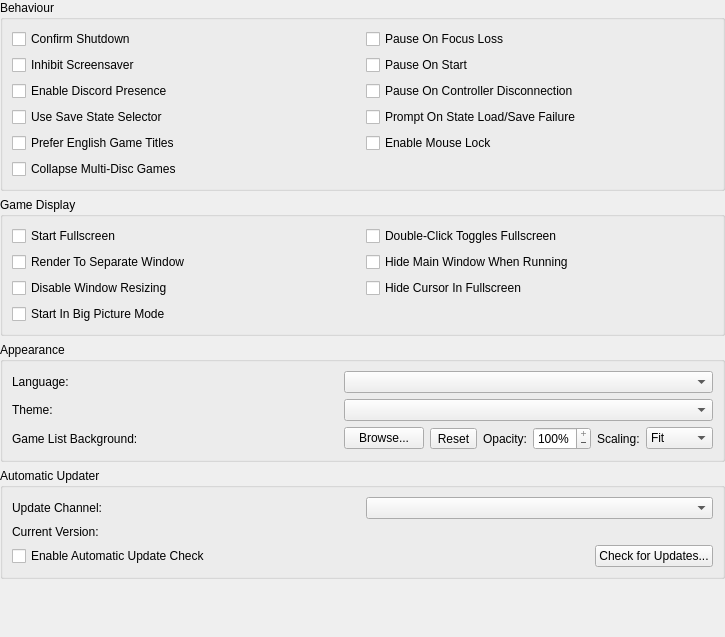
<?xml version="1.0" encoding="UTF-8"?>
<ui version="4.0">
 <class>InterfaceSettingsWidget</class>
 <widget class="QWidget" name="InterfaceSettingsWidget">
  <property name="geometry">
   <rect>
    <x>0</x>
    <y>0</y>
    <width>725</width>
    <height>637</height>
   </rect>
  </property>
  <layout class="QVBoxLayout" name="verticalLayout">
   <property name="leftMargin">
    <number>0</number>
   </property>
   <property name="topMargin">
    <number>0</number>
   </property>
   <property name="rightMargin">
    <number>0</number>
   </property>
   <property name="bottomMargin">
    <number>0</number>
   </property>
   <item>
    <widget class="QGroupBox" name="behaviourGroup">
     <property name="title">
      <string>Behaviour</string>
     </property>
     <layout class="QGridLayout" name="formLayout_4">
      <item row="1" column="0">
       <widget class="QCheckBox" name="inhibitScreensaver">
        <property name="text">
         <string>Inhibit Screensaver</string>
        </property>
       </widget>
      </item>
      <item row="0" column="1">
       <widget class="QCheckBox" name="pauseOnFocusLoss">
        <property name="text">
         <string>Pause On Focus Loss</string>
        </property>
       </widget>
      </item>
      <item row="0" column="0">
       <widget class="QCheckBox" name="confirmShutdown">
        <property name="text">
         <string>Confirm Shutdown</string>
        </property>
       </widget>
      </item>
      <item row="3" column="0">
       <widget class="QCheckBox" name="savestateSelector">
        <property name="text">
         <string>Use Save State Selector</string>
        </property>
       </widget>
      </item>
      <item row="2" column="0">
       <widget class="QCheckBox" name="discordPresence">
        <property name="text">
         <string>Enable Discord Presence</string>
        </property>
       </widget>
      </item>
      <item row="1" column="1">
       <widget class="QCheckBox" name="pauseOnStart">
        <property name="text">
         <string>Pause On Start</string>
        </property>
       </widget>
      </item>
      <item row="2" column="1">
       <widget class="QCheckBox" name="pauseOnControllerDisconnection">
        <property name="text">
         <string>Pause On Controller Disconnection</string>
        </property>
       </widget>
      </item>
      <item row="3" column="1">
       <widget class="QCheckBox" name="promptOnStateLoadSaveFailure">
        <property name="text">
         <string>Prompt On State Load/Save Failure</string>
        </property>
       </widget>
      </item>
      <item row="5" column="0" colspan="2">
       <widget class="QCheckBox" name="collapseMultiDisc">
        <property name="text">
         <string>Collapse Multi-Disc Games</string>
        </property>
       </widget>
      </item>
      <item row="4" column="0">
       <widget class="QCheckBox" name="preferEnglishGameList">
        <property name="text">
         <string>Prefer English Game Titles</string>
        </property>
       </widget>
      </item>
      <item row="4" column="1">
       <widget class="QCheckBox" name="mouseLock">
        <property name="text">
         <string>Enable Mouse Lock</string>
        </property>
       </widget>
      </item>
     </layout>
    </widget>
   </item>
   <item>
    <widget class="QGroupBox" name="gameDisplayGroup">
     <property name="title">
      <string>Game Display</string>
     </property>
     <layout class="QGridLayout" name="gridLayout_3">
      <item row="0" column="0">
       <widget class="QCheckBox" name="startFullscreen">
        <property name="text">
         <string>Start Fullscreen</string>
        </property>
       </widget>
      </item>
      <item row="0" column="1">
       <widget class="QCheckBox" name="doubleClickTogglesFullscreen">
        <property name="text">
         <string>Double-Click Toggles Fullscreen</string>
        </property>
       </widget>
      </item>
      <item row="1" column="0">
       <widget class="QCheckBox" name="renderToSeparateWindow">
        <property name="text">
         <string>Render To Separate Window</string>
        </property>
       </widget>
      </item>
      <item row="1" column="1">
       <widget class="QCheckBox" name="hideMainWindow">
        <property name="text">
         <string>Hide Main Window When Running</string>
        </property>
       </widget>
      </item>
      <item row="2" column="0">
       <widget class="QCheckBox" name="disableWindowResizing">
        <property name="text">
         <string>Disable Window Resizing</string>
        </property>
       </widget>
      </item>
      <item row="2" column="1">
       <widget class="QCheckBox" name="hideMouseCursor">
        <property name="text">
         <string>Hide Cursor In Fullscreen</string>
        </property>
       </widget>
      </item>
      <item row="3" column="0">
       <widget class="QCheckBox" name="startFullscreenUI">
        <property name="text">
         <string>Start In Big Picture Mode</string>
        </property>
       </widget>
      </item>
     </layout>
    </widget>
   </item>
   <item>
    <widget class="QGroupBox" name="appearancesGroup">
     <property name="title">
      <string>Appearance</string>
     </property>
     <layout class="QGridLayout" name="gridLayout">
      <item row="1" column="1">
       <widget class="QComboBox" name="theme"/>
      </item>
      <item row="0" column="0">
       <widget class="QLabel" name="languageLabel">
        <property name="text">
         <string>Language:</string>
        </property>
        <property name="buddy">
         <cstring>language</cstring>
        </property>
       </widget>
      </item>
      <item row="0" column="1">
       <widget class="QComboBox" name="language"/>
      </item>
      <item row="1" column="0">
       <widget class="QLabel" name="themeLabel">
        <property name="text">
         <string>Theme:</string>
        </property>
        <property name="buddy">
         <cstring>theme</cstring>
        </property>
       </widget>
      </item>
      <item row="2" column="0">
       <widget class="QLabel" name="backgroundLabel">
        <property name="text">
         <string>Game List Background:</string>
        </property>
        <property name="buddy">
         <cstring>backgroundBrowse</cstring>
        </property>
       </widget>
      </item>
      <item row="2" column="1">
       <layout class="QHBoxLayout" name="backgroundPathLayout">
        <item>
         <widget class="QPushButton" name="backgroundBrowse">
          <property name="sizePolicy">
           <sizepolicy hsizetype="Fixed" vsizetype="Fixed">
            <horstretch>0</horstretch>
            <verstretch>0</verstretch>
           </sizepolicy>
          </property>
          <property name="text">
           <string>Browse...</string>
          </property>
         </widget>
        </item>
        <item>
         <widget class="QToolButton" name="backgroundReset">
          <property name="text">
           <string>Reset</string>
          </property>
          <property name="icon">
           <iconset theme="trash-fill"/>
          </property>
         </widget>
        </item>
        <item>
         <widget class="QLabel" name="backgroundOpacityLabel">
          <property name="sizePolicy">
           <sizepolicy hsizetype="Fixed" vsizetype="Preferred">
            <horstretch>0</horstretch>
            <verstretch>0</verstretch>
           </sizepolicy>
          </property>
          <property name="text">
           <string>Opacity:</string>
          </property>
          <property name="buddy">
           <cstring>backgroundOpacity</cstring>
          </property>
         </widget>
        </item>
        <item>
         <widget class="QSpinBox" name="backgroundOpacity">
          <property name="buttonSymbols">
           <enum>QAbstractSpinBox::ButtonSymbols::PlusMinus</enum>
          </property>
          <property name="showGroupSeparator" stdset="0">
           <bool>false</bool>
          </property>
          <property name="suffix">
           <string notr="true">%</string>
          </property>
          <property name="minimum">
           <number>0</number>
          </property>
          <property name="maximum">
           <number>100</number>
          </property>
          <property name="singleStep">
           <number>5</number>
          </property>
          <property name="value">
           <number>100</number>
          </property>
         </widget>
        </item>
        <item>
         <widget class="QLabel" name="backgroundScaleLabel">
          <property name="sizePolicy">
           <sizepolicy hsizetype="Fixed" vsizetype="Preferred">
            <horstretch>0</horstretch>
            <verstretch>0</verstretch>
           </sizepolicy>
          </property>
          <property name="text">
           <string>Scaling:</string>
          </property>
          <property name="buddy">
           <cstring>backgroundScale</cstring>
          </property>
         </widget>
        </item>
        <item>
         <widget class="QComboBox" name="backgroundScale">
          <property name="sizePolicy">
           <sizepolicy hsizetype="Minimum" vsizetype="Fixed">
            <horstretch>0</horstretch>
            <verstretch>0</verstretch>
           </sizepolicy>
          </property>
          <item>
           <property name="text">
            <string>Fit</string>
           </property>
          </item>
          <item>
           <property name="text">
            <string>Fill</string>
           </property>
          </item>
          <item>
           <property name="text">
            <string>Stretch</string>
           </property>
          </item>
          <item>
           <property name="text">
            <string>Center</string>
           </property>
          </item>
          <item>
           <property name="text">
            <string>Tile</string>
           </property>
          </item>
         </widget>
        </item>
       </layout>
      </item>
     </layout>
    </widget>
   </item>
   <item>
    <widget class="QGroupBox" name="automaticUpdaterGroup">
     <property name="title">
      <string>Automatic Updater</string>
     </property>
     <layout class="QGridLayout" name="gridLayout_2">
      <item row="0" column="0">
       <widget class="QLabel" name="updaterChannelLabel">
        <property name="text">
         <string>Update Channel:</string>
        </property>
        <property name="buddy">
         <cstring>autoUpdateTag</cstring>
        </property>
       </widget>
      </item>
      <item row="1" column="1">
       <widget class="QLabel" name="autoUpdateCurrentVersion">
        <property name="text">
         <string/>
        </property>
       </widget>
      </item>
      <item row="0" column="1">
       <widget class="QComboBox" name="autoUpdateTag"/>
      </item>
      <item row="1" column="0">
       <widget class="QLabel" name="currentVersionLabel">
        <property name="text">
         <string>Current Version:</string>
        </property>
       </widget>
      </item>
      <item row="2" column="0" colspan="2">
       <layout class="QHBoxLayout" name="automaticUpdaterCheckGroup" stretch="1,0">
        <item>
         <widget class="QCheckBox" name="autoUpdateEnabled">
          <property name="text">
           <string>Enable Automatic Update Check</string>
          </property>
         </widget>
        </item>
        <item>
         <widget class="QPushButton" name="checkForUpdates">
          <property name="text">
           <string>Check for Updates...</string>
          </property>
         </widget>
        </item>
       </layout>
      </item>
     </layout>
    </widget>
   </item>
   <item>
    <spacer name="verticalSpacer">
     <property name="orientation">
      <enum>Qt::Orientation::Vertical</enum>
     </property>
     <property name="sizeHint" stdset="0">
      <size>
       <width>20</width>
       <height>0</height>
      </size>
     </property>
    </spacer>
   </item>
  </layout>
 </widget>
 <tabstops>
  <tabstop>confirmShutdown</tabstop>
  <tabstop>pauseOnFocusLoss</tabstop>
  <tabstop>inhibitScreensaver</tabstop>
  <tabstop>pauseOnStart</tabstop>
  <tabstop>discordPresence</tabstop>
  <tabstop>pauseOnControllerDisconnection</tabstop>
  <tabstop>savestateSelector</tabstop>
  <tabstop>promptOnStateLoadSaveFailure</tabstop>
  <tabstop>preferEnglishGameList</tabstop>
  <tabstop>mouseLock</tabstop>
  <tabstop>startFullscreen</tabstop>
  <tabstop>doubleClickTogglesFullscreen</tabstop>
  <tabstop>renderToSeparateWindow</tabstop>
  <tabstop>hideMainWindow</tabstop>
  <tabstop>disableWindowResizing</tabstop>
  <tabstop>hideMouseCursor</tabstop>
  <tabstop>startFullscreenUI</tabstop>
  <tabstop>language</tabstop>
  <tabstop>theme</tabstop>
  <tabstop>backgroundBrowse</tabstop>
  <tabstop>backgroundReset</tabstop>
  <tabstop>backgroundOpacity</tabstop>
  <tabstop>backgroundScale</tabstop>
  <tabstop>autoUpdateTag</tabstop>
  <tabstop>autoUpdateEnabled</tabstop>
  <tabstop>checkForUpdates</tabstop>
 </tabstops>
 <resources>
  <include location="../resources/resources.qrc"/>
 </resources>
 <connections/>
</ui>
